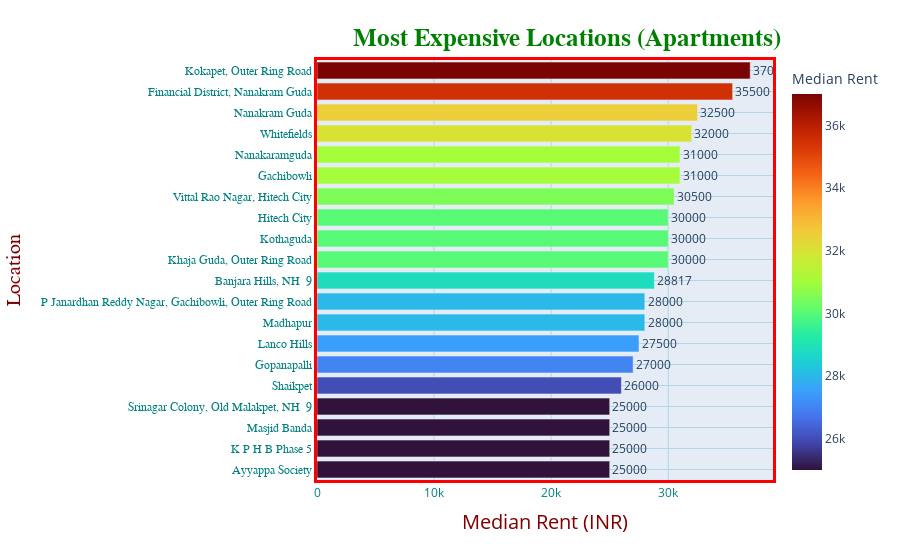

This figure's notebook cell:
### Code cell
loc_df = df.loc[df['loc_count']>=10]
loc_grp = loc_df.groupby('locality')
loc_rents = loc_grp['price'].median()
loc_rents = dict(loc_rents)

list1 = list(loc_rents.keys())
list2 = list(loc_rents.values())
list2 = [int(i) for i in list2]

loc_df = pd.DataFrame(list(zip(list1,list2)), columns=['locality','median_rent'])
loc_df.sort_values(by='median_rent',ascending=False,inplace=True)

fig = px.bar(loc_df[0:20],y='locality', x='median_rent', text='median_rent',orientation='h',
            labels={'median_rent':'Median Rent'}, color='median_rent', color_continuous_scale = 'Turbo') 

fig.update_traces(textposition='outside')
fig.update_layout(title_text="<b>Most Expensive Locations (Apartments)</b>",
                 title_font_size=25,
                 title_font_color='green',
                 title_font_family='Titillium Web',
                 title_x=0.63,
                 title_y=0.95,
                 title_xanchor='center',
                 title_yanchor='top',
                 yaxis={'categoryorder':'total ascending'}
                 )

fig.update_xaxes(
        color='teal',
        title_text='Median Rent (INR)',
        title_font_family='Open Sans',
        title_font_size=20,
        title_font_color='maroon',
        title_standoff = 15,
        gridcolor='lightblue',
        tickmode='auto',
        linecolor='red',
        linewidth=3,
        mirror=True)

fig.update_yaxes(
        color='Teal',
        title_text='Location',
        title_font_family='Droid Sans',
        title_font_size=20,
        title_font_color='maroon',
        title_standoff = 15,
        tickfont_family='Arial',
        nticks = 20,
        gridcolor='lightblue',
        linecolor='red',
        linewidth=3,
        mirror = True)

### Figure 1 — Plotly figure (JSON) as saved in the notebook; plotly's stock layout.template omitted (floating-point values rounded to 4 significant figures)
{"data": [{"alignmentgroup": "True", "hovertemplate": "Median Rent=%{marker.color}<br>locality=%{y}<extra></extra>", "legendgroup": "", "marker": {"color": [37000, 35500, 32500, 32000, 31000, 31000, 30500, 30000, 30000, 30000, 28817, 28000, 28000, 27500, 27000, 26000, 25000, 25000, 25000, 25000], "coloraxis": "coloraxis", "pattern": {"shape": ""}}, "name": "", "offsetgroup": "", "orientation": "h", "showlegend": false, "text": ["37000", "35500", "32500", "32000", "31000", "31000", "30500", "30000", "30000", "30000", "28817", "28000", "28000", "27500", "27000", "26000", "25000", "25000", "25000", "25000"], "textposition": "outside", "type": "bar", "x": [37000, 35500, 32500, 32000, 31000, 31000, 30500, 30000, 30000, 30000, 28817, 28000, 28000, 27500, 27000, 26000, 25000, 25000, 25000, 25000], "xaxis": "x", "y": ["Kokapet, Outer Ring Road", "Financial District, Nanakram Guda", "Nanakram Guda", "Whitefields", "Gachibowli", "Nanakaramguda", "Vittal Rao Nagar, Hitech City", "Khaja Guda, Outer Ring Road", "Kothaguda", "Hitech City", "Banjara Hills, NH  9", "Madhapur", "P Janardhan Reddy Nagar, Gachibowli, Outer Ring Road", "Lanco Hills", "Gopanapalli", "Shaikpet", "Ayyappa Society", "K P H B Phase 5", "Masjid Banda", "Srinagar Colony, Old Malakpet, NH  9"], "yaxis": "y"}], "layout": {"barmode": "relative", "coloraxis": {"colorbar": {"title": {"text": "Median Rent"}}, "colorscale": [[0, "#30123b"], [0.07143, "#4145ab"], [0.1429, "#4675ed"], [0.2143, "#39a2fc"], [0.2857, "#1bcfd4"], [0.3571, "#24eca6"], [0.4286, "#61fc6c"], [0.5, "#a4fc3b"], [0.5714, "#d1e834"], [0.6429, "#f3c63a"], [0.7143, "#fe9b2d"], [0.7857, "#f36315"], [0.8571, "#d93806"], [0.9286, "#b11901"], [1, "#7a0402"]]}, "legend": {"tracegroupgap": 0}, "margin": {"t": 60}, "title": {"font": {"color": "green", "family": "Titillium Web", "size": 25}, "text": "<b>Most Expensive Locations (Apartments)</b>", "x": 0.63, "xanchor": "center", "y": 0.95, "yanchor": "top"}, "xaxis": {"anchor": "y", "color": "teal", "domain": [0, 1], "gridcolor": "lightblue", "linecolor": "red", "linewidth": 3, "mirror": true, "tickmode": "auto", "title": {"font": {"color": "maroon", "family": "Open Sans", "size": 20}, "standoff": 15, "text": "Median Rent (INR)"}}, "yaxis": {"anchor": "x", "categoryorder": "total ascending", "color": "Teal", "domain": [0, 1], "gridcolor": "lightblue", "linecolor": "red", "linewidth": 3, "mirror": true, "nticks": 20, "tickfont": {"family": "Arial"}, "title": {"font": {"color": "maroon", "family": "Droid Sans", "size": 20}, "standoff": 15, "text": "Location"}}}}
